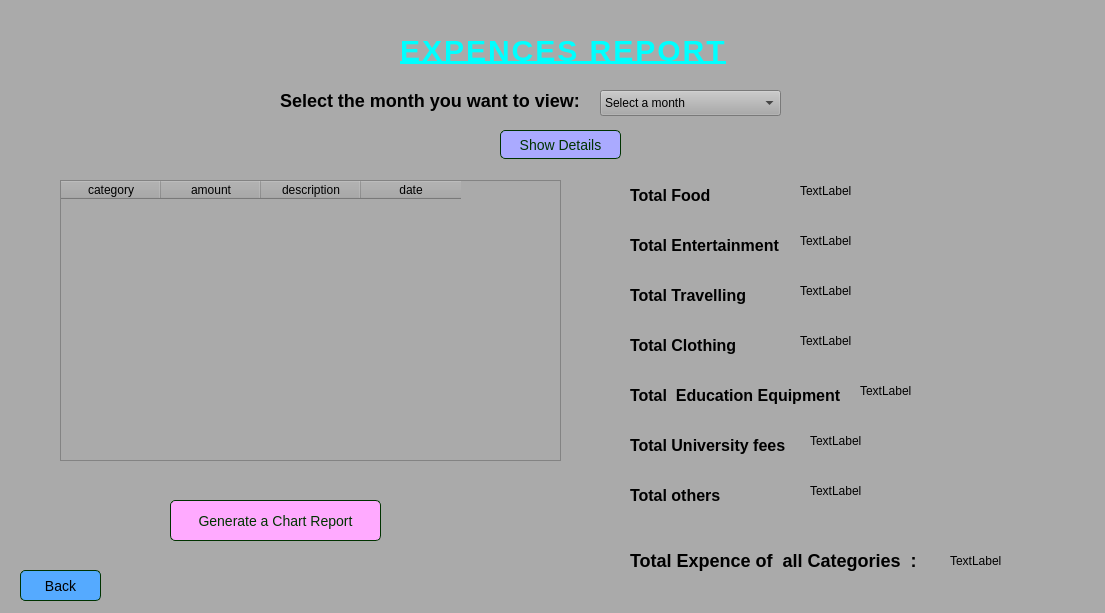
<?xml version="1.0" encoding="UTF-8"?>
<ui version="4.0">
 <class>total_expences</class>
 <widget class="QMainWindow" name="total_expences">
  <property name="geometry">
   <rect>
    <x>0</x>
    <y>0</y>
    <width>1105</width>
    <height>613</height>
   </rect>
  </property>
  <property name="windowTitle">
   <string>MainWindow</string>
  </property>
  <property name="styleSheet">
   <string notr="true">background-color: #aaaaaa;</string>
  </property>
  <widget class="QWidget" name="centralwidget">
   <widget class="QLabel" name="label_2">
    <property name="geometry">
     <rect>
      <x>630</x>
      <y>550</y>
      <width>301</width>
      <height>21</height>
     </rect>
    </property>
    <property name="styleSheet">
     <string notr="true">QLabel {
	font: 700 9pt &quot;Arial&quot;;
    color: #000000;                 
	font-size: 18px;             
    font-weight: bold;       
	background-color:transparent;       
}</string>
    </property>
    <property name="text">
     <string>Total Expence of  all Categories  :</string>
    </property>
   </widget>
   <widget class="QLabel" name="label">
    <property name="geometry">
     <rect>
      <x>400</x>
      <y>30</y>
      <width>351</width>
      <height>41</height>
     </rect>
    </property>
    <property name="styleSheet">
     <string notr="true">QLabel {
    color: #00ffff;             
	text-decoration: underline;
	font: 700 italic 9pt &quot;Arial&quot;;
    font-size: 30px;                
    font-weight: bold;        
    letter-spacing: 2px;          
    text-align: center;              
    background-color: transparent;    

}
</string>
    </property>
    <property name="text">
     <string>EXPENCES REPORT</string>
    </property>
   </widget>
   <widget class="QTableWidget" name="tableWidget">
    <property name="geometry">
     <rect>
      <x>60</x>
      <y>180</y>
      <width>501</width>
      <height>281</height>
     </rect>
    </property>
    <column>
     <property name="text">
      <string>category</string>
     </property>
    </column>
    <column>
     <property name="text">
      <string>amount</string>
     </property>
    </column>
    <column>
     <property name="text">
      <string>description</string>
     </property>
    </column>
    <column>
     <property name="text">
      <string>date</string>
     </property>
    </column>
   </widget>
   <widget class="QPushButton" name="totalexpenceBack">
    <property name="geometry">
     <rect>
      <x>20</x>
      <y>570</y>
      <width>81</width>
      <height>31</height>
     </rect>
    </property>
    <property name="styleSheet">
     <string notr="true">QPushButton {
	font: 700 italic 9pt &quot;Arial&quot;;
    background-color: #55aaff;
    border: 1px solid #003300;
    border-radius: 5px;
    padding: 5px;
    font-size: 14px;
    color: #000000;
}
QPushButton:hover {
    background-color: #aaffff;
}
</string>
    </property>
    <property name="text">
     <string>Back</string>
    </property>
   </widget>
   <widget class="QLabel" name="label_3">
    <property name="geometry">
     <rect>
      <x>630</x>
      <y>180</y>
      <width>91</width>
      <height>31</height>
     </rect>
    </property>
    <property name="styleSheet">
     <string notr="true">QLabel {
	font: 700 8pt &quot;Arial&quot;;
    color: #000000;                 
	font-size: 16px;             
    font-weight: bold;       
	background-color:transparent;       
}</string>
    </property>
    <property name="text">
     <string>Total Food</string>
    </property>
   </widget>
   <widget class="QLabel" name="label_4">
    <property name="geometry">
     <rect>
      <x>630</x>
      <y>230</y>
      <width>171</width>
      <height>31</height>
     </rect>
    </property>
    <property name="styleSheet">
     <string notr="true">QLabel {
	font: 700 9pt &quot;Arial&quot;;
    color: #000000;                 
	font-size: 16px;             
    font-weight: bold;       
	background-color:transparent;       
}</string>
    </property>
    <property name="text">
     <string>Total Entertainment</string>
    </property>
   </widget>
   <widget class="QLabel" name="label_5">
    <property name="geometry">
     <rect>
      <x>630</x>
      <y>280</y>
      <width>121</width>
      <height>31</height>
     </rect>
    </property>
    <property name="styleSheet">
     <string notr="true">QLabel {
	font: 700 9pt &quot;Arial&quot;;
    color: #000000;                 
	font-size: 16px;             
    font-weight: bold;       
	background-color:transparent;       
}</string>
    </property>
    <property name="text">
     <string>Total Travelling</string>
    </property>
   </widget>
   <widget class="QLabel" name="label_6">
    <property name="geometry">
     <rect>
      <x>630</x>
      <y>330</y>
      <width>121</width>
      <height>31</height>
     </rect>
    </property>
    <property name="styleSheet">
     <string notr="true">QLabel {
	font: 700 9pt &quot;Arial&quot;;
    color: #000000;                 
	font-size: 16px;             
    font-weight: bold;       
	background-color:transparent;       
}</string>
    </property>
    <property name="text">
     <string>Total Clothing</string>
    </property>
   </widget>
   <widget class="QLabel" name="label_7">
    <property name="geometry">
     <rect>
      <x>630</x>
      <y>380</y>
      <width>221</width>
      <height>31</height>
     </rect>
    </property>
    <property name="styleSheet">
     <string notr="true">QLabel {
	font: 700 9pt &quot;Arial&quot;;
    color: #000000;                 
	font-size: 16px;             
    font-weight: bold;       
	background-color:transparent;       
}</string>
    </property>
    <property name="text">
     <string>Total  Education Equipment</string>
    </property>
   </widget>
   <widget class="QLabel" name="label_8">
    <property name="geometry">
     <rect>
      <x>630</x>
      <y>430</y>
      <width>171</width>
      <height>31</height>
     </rect>
    </property>
    <property name="styleSheet">
     <string notr="true">QLabel {
	font: 700 9pt &quot;Arial&quot;;
    color: #000000;                 
	font-size: 16px;             
    font-weight: bold;       
	background-color:transparent;       
}</string>
    </property>
    <property name="text">
     <string>Total University fees</string>
    </property>
   </widget>
   <widget class="QLabel" name="label_9">
    <property name="geometry">
     <rect>
      <x>630</x>
      <y>480</y>
      <width>101</width>
      <height>31</height>
     </rect>
    </property>
    <property name="styleSheet">
     <string notr="true">QLabel {
	font: 700 9pt &quot;Arial&quot;;
    color: #000000;                 
	font-size: 16px;             
    font-weight: bold;       
	background-color:transparent;       
}</string>
    </property>
    <property name="text">
     <string>Total others</string>
    </property>
   </widget>
   <widget class="QPushButton" name="ReportpushButton">
    <property name="geometry">
     <rect>
      <x>170</x>
      <y>500</y>
      <width>211</width>
      <height>41</height>
     </rect>
    </property>
    <property name="styleSheet">
     <string notr="true">QPushButton {
	font: 700 italic 9pt &quot;Arial&quot;;
    background-color: #ffaaff;
    border: 1px solid #003300;
    border-radius: 5px;
    padding: 5px;
    font-size: 14px;
    color: #003300;
}
QPushButton:hover {
    background-color: #66cc66;
}
</string>
    </property>
    <property name="text">
     <string>Generate a Chart Report</string>
    </property>
   </widget>
   <widget class="QLabel" name="label_10">
    <property name="geometry">
     <rect>
      <x>800</x>
      <y>180</y>
      <width>291</width>
      <height>21</height>
     </rect>
    </property>
    <property name="text">
     <string>TextLabel</string>
    </property>
   </widget>
   <widget class="QLabel" name="label_15">
    <property name="geometry">
     <rect>
      <x>810</x>
      <y>430</y>
      <width>291</width>
      <height>21</height>
     </rect>
    </property>
    <property name="text">
     <string>TextLabel</string>
    </property>
   </widget>
   <widget class="QLabel" name="label_14">
    <property name="geometry">
     <rect>
      <x>860</x>
      <y>380</y>
      <width>171</width>
      <height>21</height>
     </rect>
    </property>
    <property name="text">
     <string>TextLabel</string>
    </property>
   </widget>
   <widget class="QLabel" name="label_13">
    <property name="geometry">
     <rect>
      <x>800</x>
      <y>330</y>
      <width>291</width>
      <height>21</height>
     </rect>
    </property>
    <property name="text">
     <string>TextLabel</string>
    </property>
   </widget>
   <widget class="QLabel" name="label_11">
    <property name="geometry">
     <rect>
      <x>800</x>
      <y>230</y>
      <width>291</width>
      <height>21</height>
     </rect>
    </property>
    <property name="text">
     <string>TextLabel</string>
    </property>
   </widget>
   <widget class="QLabel" name="label_12">
    <property name="geometry">
     <rect>
      <x>800</x>
      <y>280</y>
      <width>291</width>
      <height>21</height>
     </rect>
    </property>
    <property name="text">
     <string>TextLabel</string>
    </property>
   </widget>
   <widget class="QLabel" name="label_16">
    <property name="geometry">
     <rect>
      <x>810</x>
      <y>480</y>
      <width>291</width>
      <height>21</height>
     </rect>
    </property>
    <property name="text">
     <string>TextLabel</string>
    </property>
   </widget>
   <widget class="QLabel" name="label_17">
    <property name="geometry">
     <rect>
      <x>950</x>
      <y>540</y>
      <width>141</width>
      <height>41</height>
     </rect>
    </property>
    <property name="text">
     <string>TextLabel</string>
    </property>
   </widget>
   <widget class="QLabel" name="label_18">
    <property name="geometry">
     <rect>
      <x>280</x>
      <y>90</y>
      <width>321</width>
      <height>21</height>
     </rect>
    </property>
    <property name="styleSheet">
     <string notr="true">QLabel {
	font: 700 9pt &quot;Arial&quot;;
    color: #000000;                 
	font-size: 18px;             
    font-weight: bold;       
	background-color:transparent;       
}</string>
    </property>
    <property name="text">
     <string>Select the month you want to view:</string>
    </property>
   </widget>
   <widget class="QComboBox" name="monthComboBox">
    <property name="geometry">
     <rect>
      <x>600</x>
      <y>90</y>
      <width>181</width>
      <height>26</height>
     </rect>
    </property>
    <item>
     <property name="text">
      <string>Select a month</string>
     </property>
    </item>
    <item>
     <property name="text">
      <string>January</string>
     </property>
    </item>
    <item>
     <property name="text">
      <string>February</string>
     </property>
    </item>
    <item>
     <property name="text">
      <string>March</string>
     </property>
    </item>
    <item>
     <property name="text">
      <string>April</string>
     </property>
    </item>
    <item>
     <property name="text">
      <string>May</string>
     </property>
    </item>
    <item>
     <property name="text">
      <string>June</string>
     </property>
    </item>
    <item>
     <property name="text">
      <string>July</string>
     </property>
    </item>
    <item>
     <property name="text">
      <string>August</string>
     </property>
    </item>
    <item>
     <property name="text">
      <string>September</string>
     </property>
    </item>
    <item>
     <property name="text">
      <string>October</string>
     </property>
    </item>
    <item>
     <property name="text">
      <string>November</string>
     </property>
    </item>
    <item>
     <property name="text">
      <string>December</string>
     </property>
    </item>
   </widget>
   <widget class="QPushButton" name="showDetailsButton">
    <property name="geometry">
     <rect>
      <x>500</x>
      <y>130</y>
      <width>121</width>
      <height>29</height>
     </rect>
    </property>
    <property name="styleSheet">
     <string notr="true">QPushButton {
	font: 700 italic 9pt &quot;Arial&quot;;
    background-color: #aaaaff;
    border: 1px solid #003300;
    border-radius: 5px;
    padding: 5px;
    font-size: 14px;
    color: #003300;
}
QPushButton:hover {
    background-color: #66cc66;
}
</string>
    </property>
    <property name="text">
     <string>Show Details</string>
    </property>
   </widget>
  </widget>
 </widget>
 <resources/>
 <connections/>
</ui>
